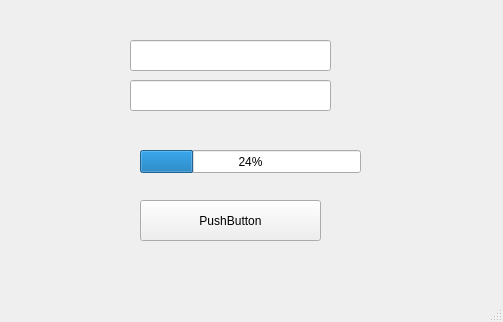
<?xml version="1.0" encoding="UTF-8"?>
<ui version="4.0">
 <class>MainWindow</class>
 <widget class="QMainWindow" name="MainWindow">
  <property name="geometry">
   <rect>
    <x>0</x>
    <y>0</y>
    <width>503</width>
    <height>322</height>
   </rect>
  </property>
  <property name="windowTitle">
   <string>MainWindow</string>
  </property>
  <widget class="QWidget" name="centralwidget">
   <widget class="QLineEdit" name="lineEdit">
    <property name="geometry">
     <rect>
      <x>130</x>
      <y>40</y>
      <width>201</width>
      <height>31</height>
     </rect>
    </property>
   </widget>
   <widget class="QLineEdit" name="lineEdit_2">
    <property name="geometry">
     <rect>
      <x>130</x>
      <y>80</y>
      <width>201</width>
      <height>31</height>
     </rect>
    </property>
   </widget>
   <widget class="QPushButton" name="pushButton">
    <property name="geometry">
     <rect>
      <x>140</x>
      <y>200</y>
      <width>181</width>
      <height>41</height>
     </rect>
    </property>
    <property name="text">
     <string>PushButton</string>
    </property>
   </widget>
   <widget class="QProgressBar" name="progressBar">
    <property name="geometry">
     <rect>
      <x>140</x>
      <y>150</y>
      <width>221</width>
      <height>23</height>
     </rect>
    </property>
    <property name="value">
     <number>24</number>
    </property>
   </widget>
  </widget>
  <widget class="QMenuBar" name="menubar">
   <property name="geometry">
    <rect>
     <x>0</x>
     <y>0</y>
     <width>503</width>
     <height>22</height>
    </rect>
   </property>
  </widget>
  <widget class="QStatusBar" name="statusbar"/>
 </widget>
 <resources/>
 <connections/>
</ui>
